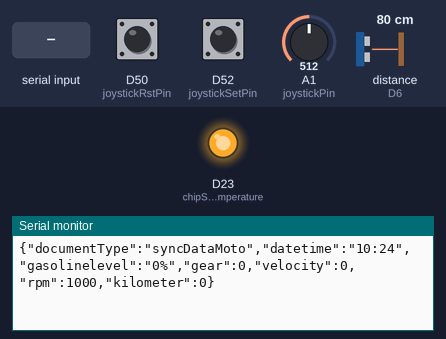
Simulated run of this sketch. Board: Arduino Due. Parts: output pins drawn as LEDs (lit = HIGH), the last lines printed to the serial monitor. Wiring (inferred from the names in the program): ultrasonic range finder: trigger D7; echo D6. Inputs (shaded band) come from the test bench; at power-on: D50 (joystickRstPin) HIGH, D52 (joystickSetPin) HIGH, A1 (joystickPin) = 512, distance to the obstacle (sensor on D6) 80 cm (analog values on the 0–1023 scale). The echo pulse lasts 58.3 µs per cm; the local clock reads 2024-03-15 10:24:30 at power-on unless the sketch sets it; pins used as bus, display or sensor lines are not drawn.

Above: at 1.2 s.
1.3 s: "syncClock\n" received over the second serial link
At 3.1 s:
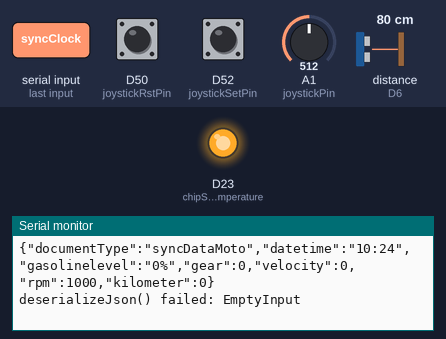
4.3 s: "syncClock\n" received over Serial
At 5.1 s:
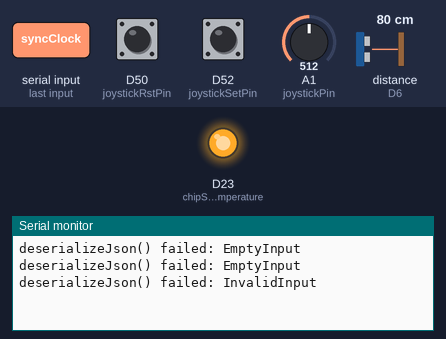

Measured:
- after the input at 1.3 s, the serial monitor: prints a new line after 1.0 s (image 1)
- after the input at 4.3 s, the serial monitor: prints a new line at once (image 2)

The sketch:

RIDE_IN_SYNC.ino
```cpp
#include <ArduinoJson.h>
#include <RTClib.h>
#include <SPI.h>
#include <Wire.h>

int documentNumber = 0;

const int pinBattery = A0;

// Módulo Reloj DS3231M
RTC_DS3231 rtc;

// Módulo MAX6675
const int chipSelectTemperature = 23;  // Pin CS

// Módulo HC-SR40
const int triggerPin = 7;
const int echoPin = 6;
const float tankHeight = 20.0;
const float minLevelTank = 24.0;
const float maxLevelTank = 4.0;

//Sensores propios de la motocicleta
const int joystickSetPin = 52;
const int joystickRstPin = 50;
int currentGear = 0;
volatile bool setButtonPressed = false;
volatile bool rstButtonPressed = false;
const int joystickPin = A1;
int velocidadMin = 0;
int velocidadMax = 25;
int velocidad = 0;
int dataVelocidad = 0;
int dataRPM = 0;
int distanciaRecorrida = 0;
unsigned long lastUpdateTime = 0;

void setup() {
  // Inicializa los puertos seriales
  Serial.begin(9600);  // Monitor serial
  while (!Serial) {
    ;
  }
  Serial1.begin(9600);  // Recibir datos de la consola
  Serial2.begin(9600);  // Enviar datos a la consola
  Serial3.begin(9600);

  // Inicia la comunicación I2C para el Reloj
  Wire.begin();

  // Inicia la biblioteca SPI para el MAX6675
  SPI.begin();

  // Establece la resolución del ADC a 12 bits (0-4095)
  analogReadResolution(12);

  // Inicializa el reloj
  if (!rtc.begin()) {
    Serial.println("No se pudo encontrar el módulo RTC");
    return;
  }
  Serial.println("Módulo RTC inicializado correctamente");

  // Configura el pin CS del MAX6675
  pinMode(chipSelectTemperature, OUTPUT);
  digitalWrite(chipSelectTemperature, HIGH);

  // Configura los pines del HC-SR40
  pinMode(triggerPin, OUTPUT);
  pinMode(echoPin, INPUT);

  //Configura los pines de la motocicleta
  pinMode(joystickSetPin, INPUT_PULLUP);
  pinMode(joystickRstPin, INPUT_PULLUP);
  attachInterrupt(digitalPinToInterrupt(joystickSetPin), setButtonISR, FALLING);
  attachInterrupt(digitalPinToInterrupt(joystickRstPin), rstButtonISR, FALLING);
}

void loop() {
  unsigned long currentMillisK = millis();

  if (Serial1.available()) {
    String receivedString = Serial.readStringUntil('\n');
    /*Serial.print(F("Received string: "));
    Serial.println(receivedString);*/

    StaticJsonDocument<1024> receivedFromConsole;

    DeserializationError error = deserializeJson(receivedFromConsole, receivedString);

    if (error) {
      Serial.print(F("deserializeJson() failed: "));
      Serial.println(error.c_str());
      return;
    }

    String documentType = receivedFromConsole["documentType"];
    String day = receivedFromConsole["day"];
    String month = receivedFromConsole["month"];
    String year = receivedFromConsole["year"];
    String hour = receivedFromConsole["hour"];
    String minute = receivedFromConsole["minute"];
    String second = receivedFromConsole["second"];

    if (documentType == "syncClock") {
      int dayInt = day.toInt();
      int monthInt = month.toInt();
      int yearInt = year.toInt();
      int hourInt = hour.toInt();
      int minuteInt = minute.toInt();
      int secondInt = second.toInt();

      rtc.adjust(DateTime(yearInt, monthInt, dayInt, hourInt, minuteInt, secondInt));
    }
  }

  DateTime now = rtc.now();
  char dateTime[6];
  snprintf(dateTime, sizeof(dateTime), "%02d:%02d", now.hour(), now.minute());

  /*char documentNumber[15];
  snprintf(documentNumber, sizeof(documentNumber), "%04d%02d%02d%02d%02d%02d", now.year(), now.month(), now.day(), now.hour(), now.minute(), now.second());

  int analogBattery = analogRead(pinBattery);           // Lee el valor analógico (0-4095)
  float voltageBattery = analogBattery * (3.3 / 4095);  // Convierte el valor a voltios (0-3.3V)
  String voltageBatteryString = String(voltageBattery, 1);

  int rawValue = ReadMAX6675();         // Leer la temperatura en raw (sin procesar)
  float temperature = rawValue * 0.25;  // Convertir el valor raw a grados Celsius (cada incremento es 0.25°C)
  int temperatureValue = (int)temperature; */

  int gasolineLevel = ReadHCSR40();

  if (setButtonPressed) {
    setButtonPressed = false;  // Resetear el estado de la interrupción
    currentGear++;
    if (currentGear > 5) {  // Limita la marcha máxima a 5
      currentGear = 5;
    }
  }

  if (rstButtonPressed) {
    rstButtonPressed = false;  // Resetear el estado de la interrupción
    currentGear--;
    if (currentGear < 0) {  // Cicla a la marcha 0 (neutro)
      currentGear = 0;
    }
  }

  int joystickValue = analogRead(joystickPin);

  // Rango de velocidad según el cambio
  if (currentGear == 0) {
    velocidadMin = 0;
    velocidadMax = 0;  // Neutro: sin velocidad
  } else if (currentGear == 1) {
    velocidadMin = 0;
    velocidadMax = 410;  // Rango de primera
  } else if (currentGear == 2) {
    velocidadMin = 410;
    velocidadMax = 1230;  // Rango de segunda
  } else if (currentGear == 3) {
    velocidadMin = 1230;
    velocidadMax = 2050;  // Rango de tercera
  } else if (currentGear == 4) {
    velocidadMin = 2050;
    velocidadMax = 2870;  // Rango de cuarta
  } else if (currentGear == 5) {
    velocidadMin = 2870;
    velocidadMax = 4095;  // Rango de quinta
  }

  velocidad = map(joystickValue, 4095, 0, velocidadMin, velocidadMax);
  dataVelocidad = map(velocidad, 0, 4095, 0, 100);

  // Si el cambio está en neutro, el ventilador no avanza
  if (currentGear == 0) {
    dataRPM = 1000;
  } else {
    dataRPM = map(joystickValue, 4095, 0, 1000, 8000);
  }

  // Calcular la distancia cada segundo, pero amplificado por 100 para lograr kilometraje más rápido
  if (currentMillisK - lastUpdateTime >= 1000) {  // Cada segundo (1000 ms)
    float velocidadEnKmPorSegundo = (dataVelocidad / 3600.0) * 100;
    distanciaRecorrida += velocidadEnKmPorSegundo;
    lastUpdateTime = currentMillisK;
  }

  // Preparamos paquete de datos para Ride In Console
  StaticJsonDocument<1024> document;
  document["documentType"] = "syncDataMoto";
  // document["documentNumber"] = documentNumber;
  document["datetime"] = dateTime;
  //document["voltagebattery"] = voltageBatteryString + " V";
  //document["motortemperature"] = String(temperatureValue) + "°";
  document["gasolinelevel"] = String(gasolineLevel) + "%";
  document["gear"] = currentGear;
  document["velocity"] = dataVelocidad;
  document["rpm"] = dataRPM;
  document["kilometer"] = distanciaRecorrida;

  // Calcular el tamaño necesario para el buffer
  size_t jsonSize = measureJson(document);

  // Crear un buffer del tamaño necesario
  char buffer[jsonSize + 1];

  // Serializar el objeto JSON al buffer
  serializeJson(document, buffer, sizeof(buffer));

  // Espera activamente hasta que el receptor esté listo para recibir datos
  while (!Serial.availableForWrite()) {
    // No hacer nada, solo esperar
  }

  // Enviar la cadena JSON por el puerto serial
  Serial.write(buffer, jsonSize);
  Serial.println();
  Serial2.write(buffer, jsonSize);
  Serial2.println();
}


int ReadMAX6675() {
  digitalWrite(chipSelectTemperature, LOW);
  delay(1);
  uint16_t data = SPI.transfer16(0x0000);
  digitalWrite(chipSelectTemperature, HIGH);

  // Verificar que el bit D2 no esté establecido para asegurar que no haya error en la termocupla
  if (data & 0x4) {
    Serial.println("Error en la termocupla");
    return -1;
  }

  data >>= 3;
  return data;
}

int ReadHCSR40() {
  // Variables para el cálculo de la distancia
  float duracion, distancia, porcentajeNivel;

  // Asegurar que el trigger esté en LOW antes de empezar
  digitalWrite(triggerPin, LOW);
  delayMicroseconds(5);

  // Limpiar cualquier eco previo
  digitalWrite(echoPin, LOW);
  delayMicroseconds(5);

  // Generar pulso ultrasónico
  digitalWrite(triggerPin, HIGH);
  delayMicroseconds(10);
  digitalWrite(triggerPin, LOW);

  // Medir el tiempo de respuesta
  duracion = pulseIn(echoPin, HIGH);

  // Calcular la distancia (velocidad del sonido = 343m/s = 0.0343cm/μs)
  // La señal viaja ida y vuelta, por eso se divide entre 2
  distancia = (duracion * 0.0343) / 2;

  // Calcular el porcentaje de nivel del tanque
  if (distancia <= maxLevelTank) {
    porcentajeNivel = 100;
  } else if (distancia >= minLevelTank) {
    porcentajeNivel = 0;
  } else {
    porcentajeNivel = (1 - (distancia - maxLevelTank) / tankHeight) * 100;
  }

  return porcentajeNivel;
}

void setButtonISR() {
  setButtonPressed = true;  // Marca que el botón SET fue presionado
}

void rstButtonISR() {
  rstButtonPressed = true;  // Marca que el botón RST fue presionado
}
```
